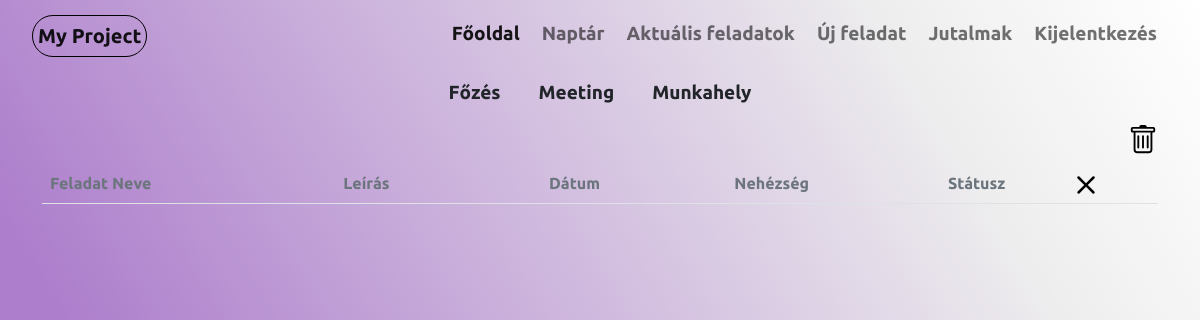
Page /currenttasks (signed in) on the committed database.
### website/models.py (models this page shows, shortened)
class Projects(db.Model):
    project_id = db.Column(db.Integer, primary_key=True)
    project_name = db.Column(db.String(60))
    active = db.Column(db.Boolean)
    user_id = db.Column(db.Integer, db.ForeignKey('user.id'))
    tasks = db.relationship('Tasks')
    def __repr__(self):
        return '<Project {}>'.format(self.project_name)

### website/views.py (the view)
@views.route('/currenttasks')
@login_required
def currenttasks():
    write_date_text()
    active = None
    projects = Projects.query.all()
    tasks = Tasks.query.all()
    if len(projects) == 1:
        projects[0].active = True
        active = projects[0].project_id
        db.session.commit()
    if projects:
        for project in projects:
            print(project)
            print(project.project_id)
            print(project.active)
            if project.active:
                active = project.project_id
            print(bool(active))
        if not active:
            projects[0].active = True
            active = projects[0].project_id
    else:
        projects = None
    datumok = []
    for task in tasks:
        if task.status:
            d = task.task_time.split('-')
            li = [d[0],d[1],d[2]]
            try:
                index = datumok.index(li)
            except:
                datumok.append(li)
    print(datumok)
    if projects:
        return render_template('currenttasks.html', tasks=tasks,datumok = datumok, projects=projects, active=active, user=current_user)
    else:
        return render_template('currenttasks.html', tasks=tasks, active=active, user=current_user)

### website/__init__.py (called while the page is built)
def create_app():
    app = Flask(__name__)
    app.secret_key = secrets.token_urlsafe(16)
    app.config['SQLALCHEMY_DATABASE_URI'] = f'sqlite:///{DB_NAME}'
    db.init_app(app)
    from .views import views
    from .auth import auth
    app.register_blueprint(views)
    app.register_blueprint(auth)
    from .models import User
    login_manager = LoginManager()
    login_manager.login_view = 'auth.login'
    login_manager.init_app(app)
    @login_manager.user_loader
    def load_user(id):
        return User.query.get(int(id))
    create_database(app)
    return app

### website/views.py (called while the page is built)
def write_date_text():
    with open('date.txt', mode='w') as f:
        year = datetime.date.today().year
        month = datetime.date.today().month
        day = datetime.date.today().day
        f.write(str(year) + "/" + str(month) + "/" + str(day))
        f.close()

### website/templates/currenttasks.html (shortened to what this page needs)
{% extends "base.html"%}{% block title %}Aktuális feladatok{% endblock %}
{%block content%}
 {%if tasks%}
    {%if projects%}
        <ul class="nav justify-content-center">
            {%for tab in user.projects%}
                {%if tab.project_id == active%}
                    <li class="nav-item">
                {%else%}
                    <li class="nav-item" >
                {%endif%}
                <a class="nav-link link-dark"   href="/project/{{ tab.project_name }}">{{tab.project_name}}</a>
                </li>
                {%endfor%}
            </ul>
    {%endif%}
{%endif%}
        <nav class="navbar justify-content-end">
            <div class="nav-item">
            <a href="/clear/{{ active }}">
            </a>
        </div>
         </nav>
<table class="table  table-hover">
    <thread >
        <td class="fs-6 text-secondary fw-bold">Feladat Neve</td>
        <td class="fs-6 text-secondary fw-bold">Leírás</td>
        <td class="fs-6 text-secondary fw-bold" style="text-align: center;">Dátum</td>
        <td class="fs-6 text-secondary fw-bold" style="text-align: center;">Nehézség</td>
        <td class="fs-6 text-secondary fw-bold" style="text-align: center;">Státusz</td>
            <td>
                <a href="/remove/{{ active }}">
                </a>
            </td>
    </thread>
</table>
{%endblock%}

### website/static/style.css (style rules this page uses)
* { margin: 0; padding: 0; font-family: 'Ubuntu', sans-serif; }
body { background: linear-gradient(59deg, rgba(173,126,204,1) 21%, rgba(238,238,238,1) 81%, rgba(255,255,255,1) 100%); background-attachment: fixed; }
.nav-link { font-size: 19px; margin: 3px; font-weight: bold; }

### rows in the picture
Projects: project_name "Főzés"
Projects: project_name "Meeting"
Projects: project_name "Munkahely"
